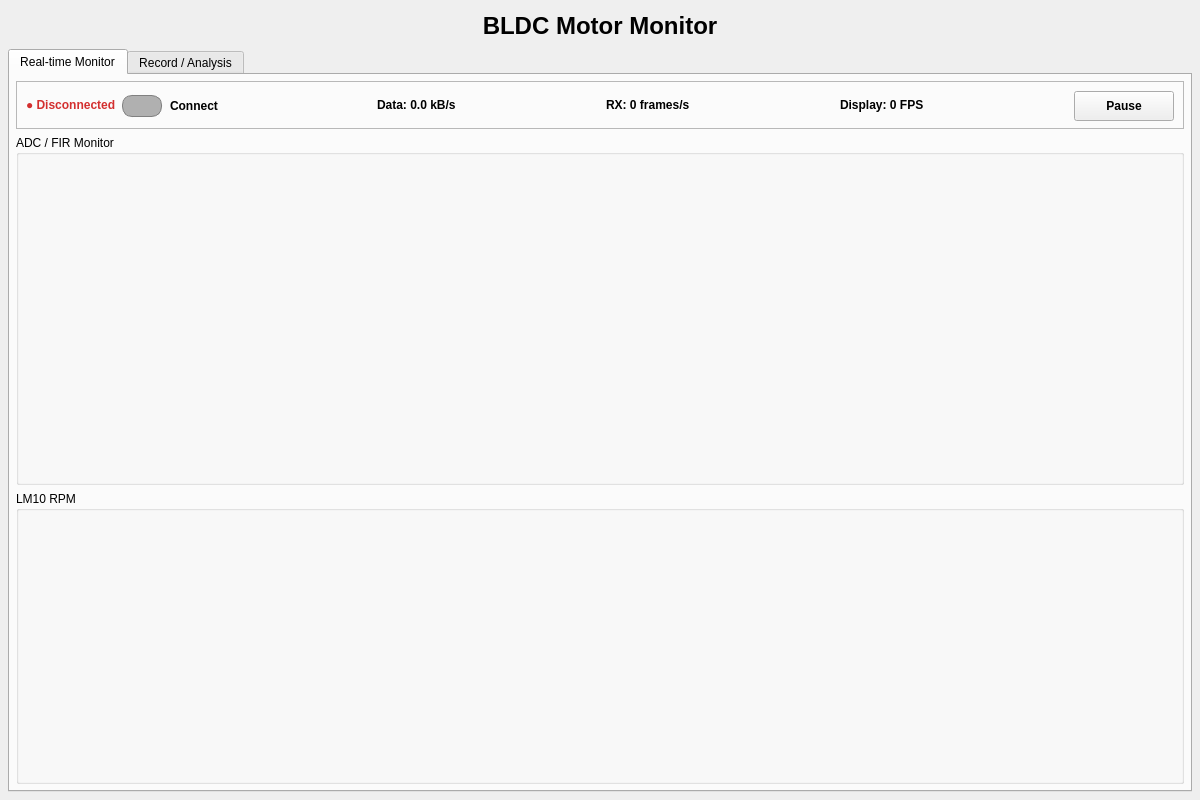
<?xml version="1.0" encoding="UTF-8"?>
<ui version="4.0">
 <class>MainWindow</class>
 <widget class="QMainWindow" name="MainWindow">
  <property name="geometry">
   <rect>
    <x>0</x>
    <y>0</y>
    <width>1200</width>
    <height>800</height>
   </rect>
  </property>
  <property name="windowTitle">
   <string>BLDC Motor Monitor</string>
  </property>

  <widget class="QWidget" name="centralwidget">
   <layout class="QVBoxLayout" name="mainLayout">
    <property name="spacing">
     <number>6</number>
    </property>
    <property name="leftMargin">
     <number>8</number>
    </property>
    <property name="topMargin">
     <number>8</number>
    </property>
    <property name="rightMargin">
     <number>8</number>
    </property>
    <property name="bottomMargin">
     <number>8</number>
    </property>

    <item>
     <widget class="QLabel" name="titleLabel">
      <property name="minimumSize">
       <size>
        <width>0</width>
        <height>35</height>
       </size>
      </property>
      <property name="maximumSize">
       <size>
        <width>16777215</width>
        <height>35</height>
       </size>
      </property>
      <property name="font">
       <font>
        <pointsize>18</pointsize>
        <bold>true</bold>
       </font>
      </property>
      <property name="text">
       <string>BLDC Motor Monitor</string>
      </property>
      <property name="alignment">
       <set>Qt::AlignmentFlag::AlignCenter</set>
      </property>
     </widget>
    </item>

    <item>
     <widget class="QTabWidget" name="mainTabWidget">
      <property name="currentIndex">
       <number>0</number>
      </property>

      <!-- =================================================== -->
      <!-- TAB 1: Real-time Monitor -->
      <!-- =================================================== -->

      <widget class="QWidget" name="realtimeTab">
       <attribute name="title">
        <string>Real-time Monitor</string>
       </attribute>

       <layout class="QVBoxLayout" name="realtimeLayout">
        <property name="spacing">
         <number>6</number>
        </property>
        <property name="leftMargin">
         <number>6</number>
        </property>
        <property name="topMargin">
         <number>6</number>
        </property>
        <property name="rightMargin">
         <number>6</number>
        </property>
        <property name="bottomMargin">
         <number>6</number>
        </property>

        <item>
         <widget class="QFrame" name="statusFrame">
          <property name="minimumSize">
           <size>
            <width>0</width>
            <height>48</height>
           </size>
          </property>
          <property name="maximumSize">
           <size>
            <width>16777215</width>
            <height>48</height>
           </size>
          </property>
          <property name="frameShape">
           <enum>QFrame::Shape::StyledPanel</enum>
          </property>

          <layout class="QHBoxLayout" name="statusLayout">

           <item>
            <widget class="QLabel" name="connectionLabel">
             <property name="font">
              <font>
               <bold>true</bold>
              </font>
             </property>
             <property name="text">
              <string>● Disconnected</string>
             </property>
             <property name="styleSheet">
              <string notr="true">color: #D32F2F; font-weight: bold;</string>
             </property>
            </widget>
           </item>

           <item>
            <widget class="QCheckBox" name="connectSwitch">
             <property name="minimumSize">
              <size>
               <width>105</width>
               <height>30</height>
              </size>
             </property>
             <property name="font">
              <font>
               <bold>true</bold>
              </font>
             </property>
             <property name="text">
              <string>Connect</string>
             </property>
             <property name="checked">
              <bool>false</bool>
             </property>
             <property name="styleSheet">
              <string notr="true">QCheckBox {
    spacing: 8px;
}
QCheckBox::indicator {
    width: 38px;
    height: 20px;
    border-radius: 10px;
    border: 1px solid #808080;
    background: #B0B0B0;
}
QCheckBox::indicator:checked {
    background: #4CAF50;
    border: 1px solid #388E3C;
}</string>
             </property>
            </widget>
           </item>

           <item>
            <spacer name="statusSpacer1">
             <property name="orientation">
              <enum>Qt::Orientation::Horizontal</enum>
             </property>
             <property name="sizeHint" stdset="0">
              <size>
               <width>30</width>
               <height>20</height>
              </size>
             </property>
            </spacer>
           </item>

           <item>
            <widget class="QLabel" name="dataRateLabel">
             <property name="font">
              <font>
               <bold>true</bold>
              </font>
             </property>
             <property name="text">
              <string>Data: 0.0 kB/s</string>
             </property>
            </widget>
           </item>

           <item>
            <spacer name="statusSpacer2">
             <property name="orientation">
              <enum>Qt::Orientation::Horizontal</enum>
             </property>
             <property name="sizeHint" stdset="0">
              <size>
               <width>30</width>
               <height>20</height>
              </size>
             </property>
            </spacer>
           </item>

           <item>
            <widget class="QLabel" name="rxRateLabel">
             <property name="font">
              <font>
               <bold>true</bold>
              </font>
             </property>
             <property name="text">
              <string>RX: 0 frames/s</string>
             </property>
            </widget>
           </item>

           <item>
            <spacer name="statusSpacer3">
             <property name="orientation">
              <enum>Qt::Orientation::Horizontal</enum>
             </property>
             <property name="sizeHint" stdset="0">
              <size>
               <width>30</width>
               <height>20</height>
              </size>
             </property>
            </spacer>
           </item>

           <item>
            <widget class="QLabel" name="displayFpsLabel">
             <property name="font">
              <font>
               <bold>true</bold>
              </font>
             </property>
             <property name="text">
              <string>Display: 0 FPS</string>
             </property>
            </widget>
           </item>

           <item>
            <spacer name="statusExpandingSpacer">
             <property name="orientation">
              <enum>Qt::Orientation::Horizontal</enum>
             </property>
             <property name="sizeType">
              <enum>QSizePolicy::Policy::Expanding</enum>
             </property>
             <property name="sizeHint" stdset="0">
              <size>
               <width>40</width>
               <height>20</height>
              </size>
             </property>
            </spacer>
           </item>

           <item>
            <widget class="QPushButton" name="pauseButton">
             <property name="minimumSize">
              <size>
               <width>100</width>
               <height>30</height>
              </size>
             </property>
             <property name="font">
              <font>
               <bold>true</bold>
              </font>
             </property>
             <property name="text">
              <string>Pause</string>
             </property>
            </widget>
           </item>

          </layout>
         </widget>
        </item>

        <item>
         <widget class="QGroupBox" name="currentGroupBox">
          <property name="title">
           <string>ADC / FIR Monitor</string>
          </property>
          <property name="sizePolicy">
           <sizepolicy hsizetype="Expanding" vsizetype="Expanding">
            <horstretch>0</horstretch>
            <verstretch>0</verstretch>
           </sizepolicy>
          </property>
          <property name="minimumSize">
           <size>
            <width>0</width>
            <height>350</height>
           </size>
          </property>
          <layout class="QVBoxLayout" name="currentChartLayout">
           <property name="spacing">
            <number>0</number>
           </property>
           <property name="leftMargin">
            <number>2</number>
           </property>
           <property name="topMargin">
            <number>2</number>
           </property>
           <property name="rightMargin">
            <number>2</number>
           </property>
           <property name="bottomMargin">
            <number>2</number>
           </property>
          </layout>
         </widget>
        </item>

        <item>
         <widget class="QGroupBox" name="rpmGroupBox">
          <property name="title">
           <string>LM10 RPM</string>
          </property>
          <property name="sizePolicy">
           <sizepolicy hsizetype="Expanding" vsizetype="Expanding">
            <horstretch>0</horstretch>
            <verstretch>0</verstretch>
           </sizepolicy>
          </property>
          <property name="minimumSize">
           <size>
            <width>0</width>
            <height>250</height>
           </size>
          </property>
          <layout class="QVBoxLayout" name="rpmChartLayout">
           <property name="spacing">
            <number>0</number>
           </property>
           <property name="leftMargin">
            <number>2</number>
           </property>
           <property name="topMargin">
            <number>2</number>
           </property>
           <property name="rightMargin">
            <number>2</number>
           </property>
           <property name="bottomMargin">
            <number>2</number>
           </property>
          </layout>
         </widget>
        </item>

       </layout>
      </widget>

      <!-- =================================================== -->
      <!-- TAB 2: Record / Analysis -->
      <!-- =================================================== -->

      <widget class="QWidget" name="recordTab">
       <attribute name="title">
        <string>Record / Analysis</string>
       </attribute>

       <layout class="QVBoxLayout" name="recordLayout">
        <property name="spacing">
         <number>8</number>
        </property>
        <property name="leftMargin">
         <number>12</number>
        </property>
        <property name="topMargin">
         <number>12</number>
        </property>
        <property name="rightMargin">
         <number>12</number>
        </property>
        <property name="bottomMargin">
         <number>12</number>
        </property>

        <item>
         <widget class="QLabel" name="recordTitleLabel">
          <property name="font">
           <font>
            <pointsize>14</pointsize>
            <bold>true</bold>
           </font>
          </property>
          <property name="text">
           <string>FPGA Local Recording &amp; Offline Analysis</string>
          </property>
         </widget>
        </item>

        <item>
         <widget class="QLabel" name="recordDescriptionLabel">
          <property name="text">
           <string>Record high-speed FPGA data locally and analyze the captured data offline.</string>
          </property>
          <property name="wordWrap">
           <bool>true</bool>
          </property>
         </widget>
        </item>

        <item>
         <widget class="QGroupBox" name="recordControlGroupBox">
          <property name="title">
           <string>Recording</string>
          </property>
          <layout class="QVBoxLayout" name="recordControlLayout">
           <item>
            <widget class="QLabel" name="recordPlaceholderLabel">
             <property name="text">
              <string>Recording controls will be added here.</string>
             </property>
             <property name="alignment">
              <set>Qt::AlignmentFlag::AlignCenter</set>
             </property>
            </widget>
           </item>
          </layout>
         </widget>
        </item>

        <item>
         <spacer name="recordVerticalSpacer">
          <property name="orientation">
           <enum>Qt::Orientation::Vertical</enum>
          </property>
          <property name="sizeType">
           <enum>QSizePolicy::Policy::Expanding</enum>
          </property>
          <property name="sizeHint" stdset="0">
           <size>
            <width>20</width>
            <height>400</height>
           </size>
          </property>
         </spacer>
        </item>

       </layout>
      </widget>

     </widget>
    </item>

   </layout>
  </widget>
 </widget>

 <resources/>
 <connections/>
</ui>
